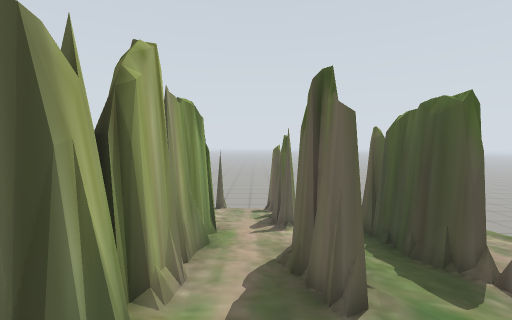
View 1 (above)

16 first-person views from a walk through a Gazebo world. The camera is 0.92 m above the floor, tilts 4° down and sees 90° across. The lines on the ground mark 1 m squares. The floor is counted in squares, 0.5 m on a side. Each view is taken from the middle of a square. On the plan, view 1 faces up. The plan holds only what a view shows up to about 15 squares ahead; the rest is blank. The place goes on beyond the plan.

View 2
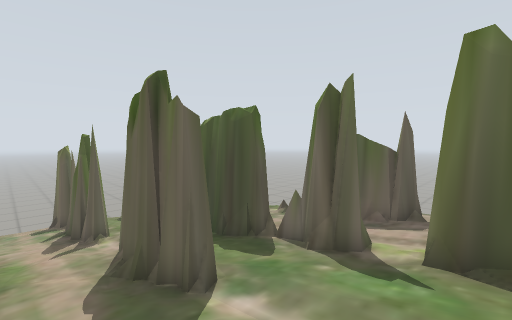

View 3
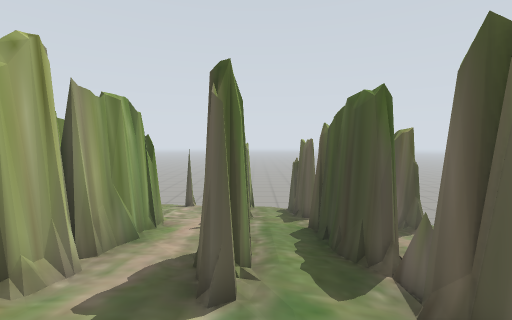

View 4
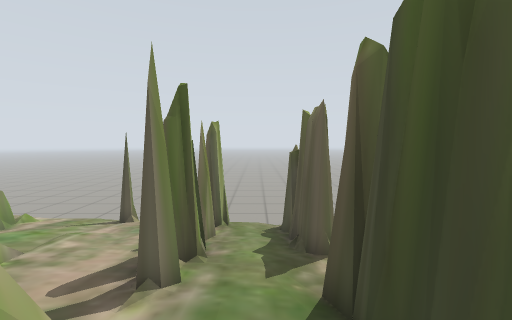

View 5
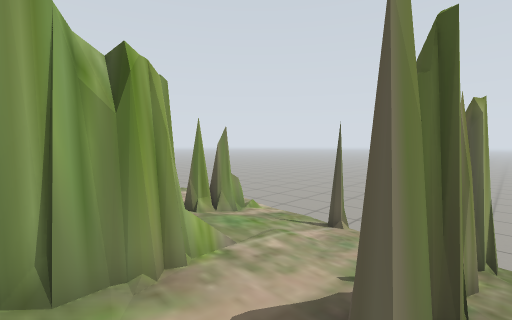

View 6
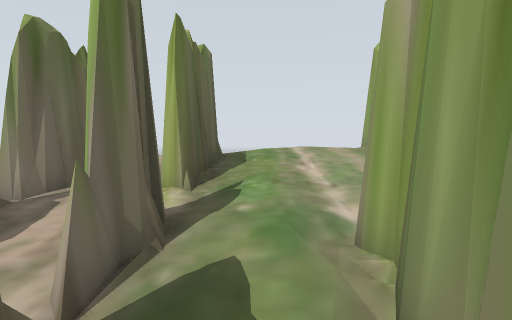

View 7
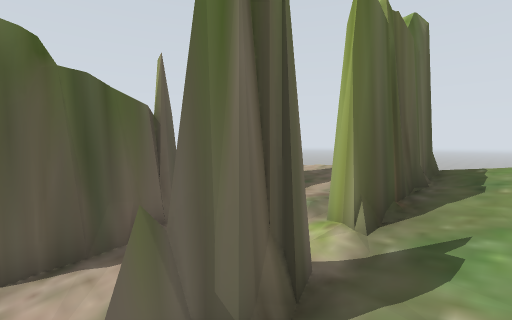

View 8
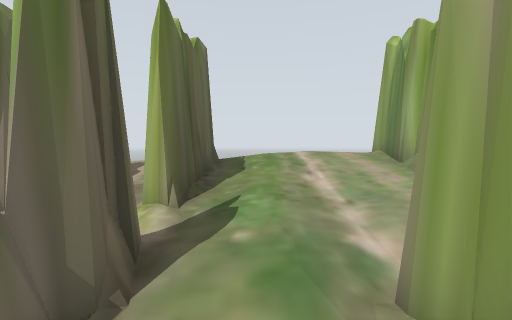

View 9
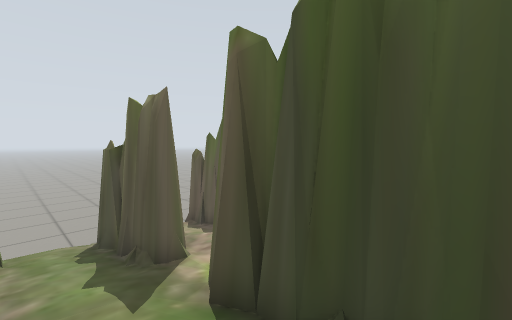

View 10
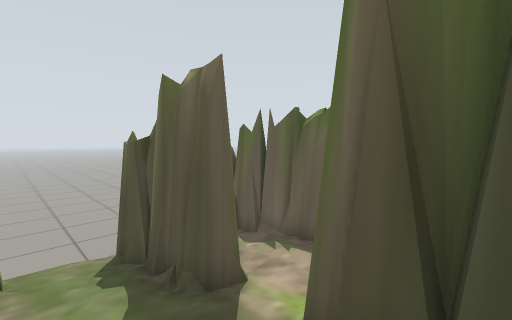

View 11
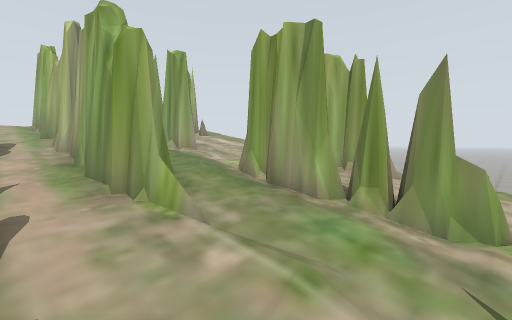

View 12
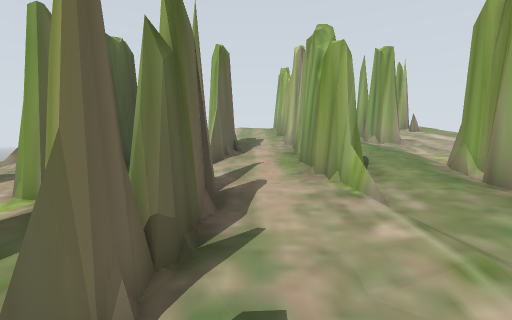

View 13
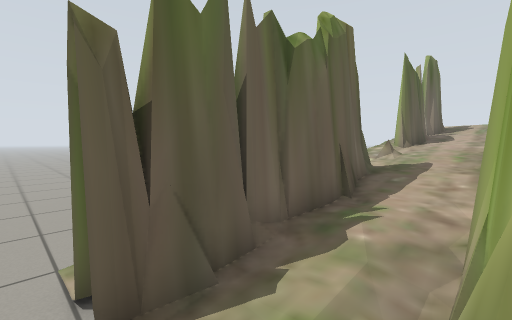

View 14
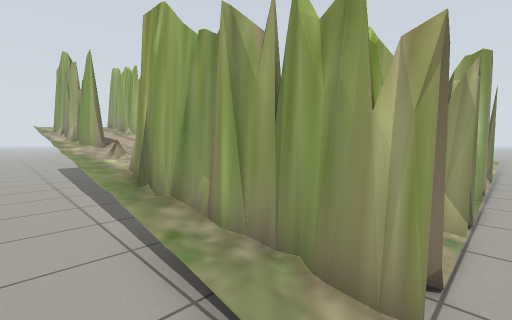

View 15
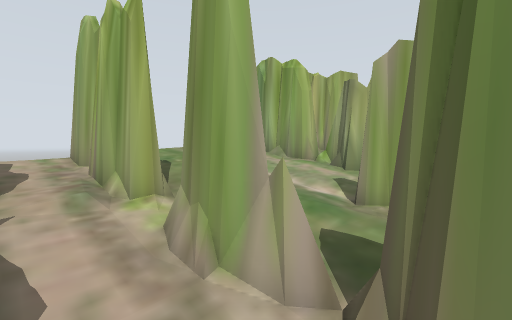

View 16
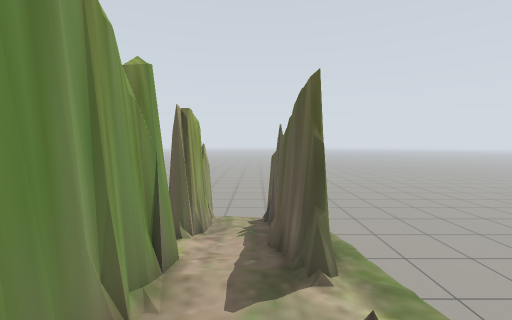

### Floor plan
Key: @ floor where view 1 was taken; # wall or solid block; x gap in a wall; . main floor; : floor 0.25 m higher than the main floor; + floor 0.5 m higher than the main floor; * floor 0.75 m higher than the main floor; % floor 1 m higher than the main floor; & floor 1.25 m higher than the main floor; $ floor 1.5 m higher than the main floor; / step, stairs or slope; = window, fence, low wall or low ledge.
Columns run from 10 left of view 1 to 11 right of it. Each row starts with its distance up from view 1.
 18   .................
 17   ....................
 16   ::=/..#//#../#..#...
 15  :::x:::::/x../#..#...
 14  :::#::::::#::##:.#...
 13  +++#::::::#::##::#:..
 12  =++x/++:::#/:::::#:..
 11  #++##++=++#++::::#:..
 10  #  #/++#++#++##++#+..
  9      ///#+++++##++++..
  8     ****#**=++##++/+..
  7    **** #**#**##++=+..
  6   %%%%% #**##**#****..
  5  %%%##  #**##**#**#*..
  4 %%%%##  #%%#%**#**#*..
  3 &&&%##  #%%%%%%#**#*..
  2 &=&     #%%%%%%%%%##..
  1 &x      #&&%%%%#%%##..
  0         #&@&&&%#%%##..
 -1         #&&&&&&#&&##..
 -2          $$$&&&#&&&&..
 -3          $$$$$&#&&& ..

Where each view was taken, in squares from view 1:
view 1: 0 up, 0 right, facing up
view 2: 0 up, 1 left, facing up-right
view 3: 0 up, 2 right, facing up
view 4: 6 up, 3 right, facing up
view 5: 8 up, 2 right, facing up-left
view 6: 7 up, 3 right, facing down
view 7: 5 up, 3 right, facing down-right
view 8: 6 up, 3 right, facing down
view 9: 7 up, 2 right, facing up-right
view 10: 9 up, 2 right, facing up-right
view 11: 15 up, 0 right, facing down-left
view 12: 16 up, 0 right, facing down
view 13: 17 up, 5 right, facing down-right
view 14: 17 up, 11 right, facing down-left
view 15: 6 up, 7 right, facing down-left
view 16: 5 up, 7 right, facing up
